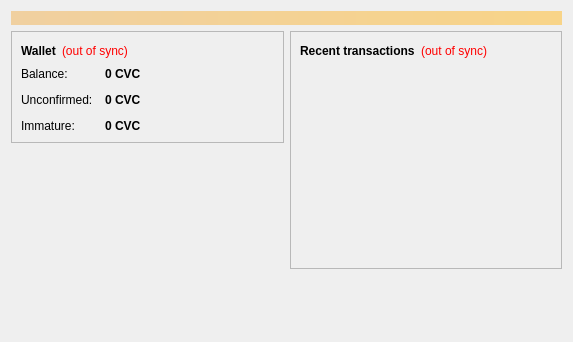
<?xml version="1.0" encoding="UTF-8"?>
<ui version="4.0">
 <class>OverviewPage</class>
 <widget class="QWidget" name="OverviewPage">
  <property name="geometry">
   <rect>
    <x>0</x>
    <y>0</y>
    <width>573</width>
    <height>342</height>
   </rect>
  </property>
  <property name="windowTitle">
   <string>Form</string>
  </property>
  <layout class="QVBoxLayout" name="topLayout">
   <item>
    <widget class="QLabel" name="labelAlerts">
     <property name="visible">
      <bool>false</bool>
     </property>
     <property name="styleSheet">
      <string notr="true">background-color: qlineargradient(x1: 0, y1: 0, x2: 1, y2: 0, stop:0 #F0D0A0, stop:1 #F8D488); color:#000000;</string>
     </property>
     <property name="wordWrap">
      <bool>true</bool>
     </property>
     <property name="margin">
      <number>3</number>
     </property>
    </widget>
   </item>
   <item>
    <layout class="QHBoxLayout" name="horizontalLayout" stretch="1,1">
     <item>
      <layout class="QVBoxLayout" name="verticalLayout_2">
       <item>
        <widget class="QFrame" name="frame">
         <property name="frameShape">
          <enum>QFrame::StyledPanel</enum>
         </property>
         <property name="frameShadow">
          <enum>QFrame::Raised</enum>
         </property>
         <layout class="QVBoxLayout" name="verticalLayout_4">
          <item>
           <layout class="QHBoxLayout" name="horizontalLayout_4">
            <item>
             <widget class="QLabel" name="label_5">
              <property name="font">
               <font>
                <weight>75</weight>
                <bold>true</bold>
               </font>
              </property>
              <property name="text">
               <string>Wallet</string>
              </property>
             </widget>
            </item>
            <item>
             <widget class="QLabel" name="labelWalletStatus">
              <property name="toolTip">
               <string>The displayed information may be out of date. Your wallet automatically synchronizes with the Coronavision network after a connection is established, but this process has not completed yet.</string>
              </property>
              <property name="styleSheet">
               <string notr="true">QLabel { color: red; }</string>
              </property>
              <property name="text">
               <string notr="true">(out of sync)</string>
              </property>
              <property name="alignment">
               <set>Qt::AlignLeading|Qt::AlignLeft|Qt::AlignVCenter</set>
              </property>
             </widget>
            </item>
            <item>
             <spacer name="horizontalSpacer_2">
              <property name="orientation">
               <enum>Qt::Horizontal</enum>
              </property>
              <property name="sizeHint" stdset="0">
               <size>
                <width>40</width>
                <height>20</height>
               </size>
              </property>
             </spacer>
            </item>
           </layout>
          </item>
          <item>
           <layout class="QFormLayout" name="formLayout_2">
            <property name="fieldGrowthPolicy">
             <enum>QFormLayout::AllNonFixedFieldsGrow</enum>
            </property>
            <property name="horizontalSpacing">
             <number>12</number>
            </property>
            <property name="verticalSpacing">
             <number>12</number>
            </property>
            <item row="0" column="0">
             <widget class="QLabel" name="label">
              <property name="text">
               <string>Balance:</string>
              </property>
             </widget>
            </item>
            <item row="0" column="1">
             <widget class="QLabel" name="labelBalance">
              <property name="font">
               <font>
                <weight>75</weight>
                <bold>true</bold>
               </font>
              </property>
              <property name="cursor">
               <cursorShape>IBeamCursor</cursorShape>
              </property>
              <property name="toolTip">
               <string>Your current balance</string>
              </property>
              <property name="text">
               <string notr="true">0 CVC</string>
              </property>
              <property name="textInteractionFlags">
               <set>Qt::LinksAccessibleByMouse|Qt::TextSelectableByKeyboard|Qt::TextSelectableByMouse</set>
              </property>
             </widget>
            </item>
            <item row="1" column="0">
             <widget class="QLabel" name="label_3">
              <property name="text">
               <string>Unconfirmed:</string>
              </property>
             </widget>
            </item>
            <item row="1" column="1">
             <widget class="QLabel" name="labelUnconfirmed">
              <property name="font">
               <font>
                <weight>75</weight>
                <bold>true</bold>
               </font>
              </property>
              <property name="cursor">
               <cursorShape>IBeamCursor</cursorShape>
              </property>
              <property name="toolTip">
               <string>Total of transactions that have yet to be confirmed, and do not yet count toward the current balance</string>
              </property>
              <property name="text">
               <string notr="true">0 CVC</string>
              </property>
              <property name="textInteractionFlags">
               <set>Qt::LinksAccessibleByMouse|Qt::TextSelectableByKeyboard|Qt::TextSelectableByMouse</set>
              </property>
             </widget>
            </item>
            <item row="2" column="0">
             <widget class="QLabel" name="labelImmatureText">
              <property name="text">
               <string>Immature:</string>
              </property>
             </widget>
            </item>
            <item row="2" column="1">
             <widget class="QLabel" name="labelImmature">
              <property name="font">
               <font>
                <weight>75</weight>
                <bold>true</bold>
               </font>
              </property>
              <property name="toolTip">
               <string>Mined balance that has not yet matured</string>
              </property>
              <property name="text">
               <string notr="true">0 CVC</string>
              </property>
              <property name="textInteractionFlags">
               <set>Qt::LinksAccessibleByMouse|Qt::TextSelectableByKeyboard|Qt::TextSelectableByMouse</set>
              </property>
             </widget>
            </item>
           </layout>
          </item>
         </layout>
        </widget>
       </item>
       <item>
        <spacer name="verticalSpacer">
         <property name="orientation">
          <enum>Qt::Vertical</enum>
         </property>
         <property name="sizeHint" stdset="0">
          <size>
           <width>20</width>
           <height>40</height>
          </size>
         </property>
        </spacer>
       </item>
      </layout>
     </item>
     <item>
      <layout class="QVBoxLayout" name="verticalLayout_3">
       <item>
        <widget class="QFrame" name="frame_2">
         <property name="frameShape">
          <enum>QFrame::StyledPanel</enum>
         </property>
         <property name="frameShadow">
          <enum>QFrame::Raised</enum>
         </property>
         <layout class="QVBoxLayout" name="verticalLayout">
          <item>
           <layout class="QHBoxLayout" name="horizontalLayout_2">
            <item>
             <widget class="QLabel" name="label_4">
              <property name="text">
               <string>&lt;b&gt;Recent transactions&lt;/b&gt;</string>
              </property>
             </widget>
            </item>
            <item>
             <widget class="QLabel" name="labelTransactionsStatus">
              <property name="toolTip">
               <string>The displayed information may be out of date. Your wallet automatically synchronizes with the Coronavision network after a connection is established, but this process has not completed yet.</string>
              </property>
              <property name="styleSheet">
               <string notr="true">QLabel { color: red; }</string>
              </property>
              <property name="text">
               <string notr="true">(out of sync)</string>
              </property>
              <property name="alignment">
               <set>Qt::AlignRight|Qt::AlignTrailing|Qt::AlignVCenter</set>
              </property>
             </widget>
            </item>
            <item>
             <spacer name="horizontalSpacer">
              <property name="orientation">
               <enum>Qt::Horizontal</enum>
              </property>
              <property name="sizeHint" stdset="0">
               <size>
                <width>40</width>
                <height>20</height>
               </size>
              </property>
             </spacer>
            </item>
           </layout>
          </item>
          <item>
           <widget class="QListView" name="listTransactions">
            <property name="styleSheet">
             <string notr="true">QListView { background: transparent; }</string>
            </property>
            <property name="frameShape">
             <enum>QFrame::NoFrame</enum>
            </property>
            <property name="verticalScrollBarPolicy">
             <enum>Qt::ScrollBarAlwaysOff</enum>
            </property>
            <property name="horizontalScrollBarPolicy">
             <enum>Qt::ScrollBarAlwaysOff</enum>
            </property>
            <property name="selectionMode">
             <enum>QAbstractItemView::NoSelection</enum>
            </property>
           </widget>
          </item>
         </layout>
        </widget>
       </item>
       <item>
        <spacer name="verticalSpacer_2">
         <property name="orientation">
          <enum>Qt::Vertical</enum>
         </property>
         <property name="sizeHint" stdset="0">
          <size>
           <width>20</width>
           <height>40</height>
          </size>
         </property>
        </spacer>
       </item>
      </layout>
     </item>
    </layout>
   </item>
  </layout>
 </widget>
 <resources/>
 <connections/>
</ui>
